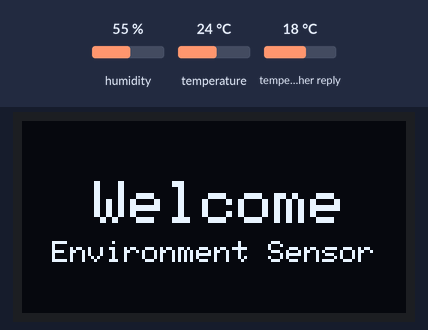
Simulated run of this sketch. Board: ESP8266 (NodeMCU). Parts: 128×64 one-colour display. The test bench sets the inputs (shaded band); at power-on: temperature 24 °C, humidity 55 %, temperature in the weather reply 18 °C. WiFi joins after 1.5 s; servers stay silent unless stated; network time is answered at once with the bench clock; the local clock reads 2024-03-15 10:24:30 at power-on unless the sketch sets it; no MQTT or app messages arrive unless stated; web services answer with replies made up by the test bench; what the sketch prints to the serial monitor is not drawn.

Above: at 1.1 s.
At 6.5 s:
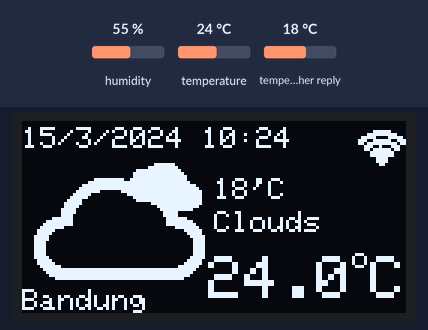
6.6 s: temperature set to 12 °C
At 8.1 s:
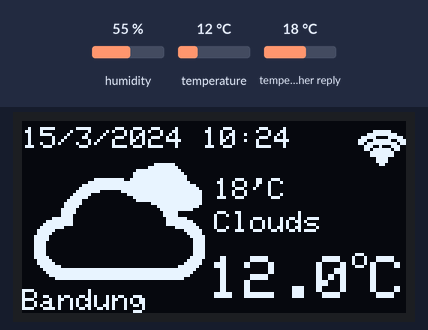
9.1 s: temperature set to 19 °C
At 12.1 s:
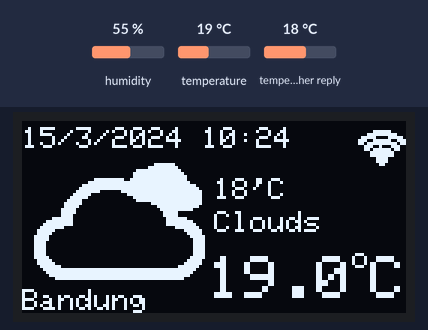
12.4 s: temperature set to 28 °C
At 12.9 s:
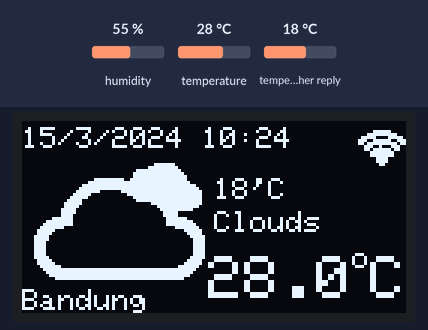
Timing chart, 0 to 15.4 s (numbered marks = the images above; inputs shaded):
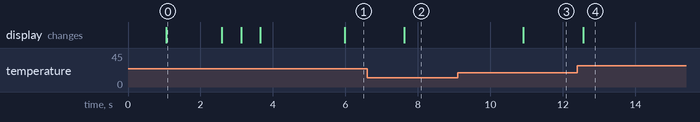

Measured:
- after the input at 6.6 s, the display: changes after 1.0 s (image 2)
- after the input at 9.1 s, the display: changes after 1.8 s (image 3)
- after the input at 12.4 s, the display: changes after 0.16 s (image 4)
- what the display in image 0 shows lasts 1.5 s, from 1.1 s to 2.6 s

The sketch:

Environment_Sensor.ino
```cpp
#include <ESP8266WiFi.h>
#include <ESP8266HTTPClient.h>
#include <PubSubClient.h>
#include <Arduino_JSON.h>
#include <SPI.h>
#include <Wire.h>
#include <Adafruit_GFX.h>
#include <Adafruit_SSD1306.h>
#include <NTPClient.h>
#include <WiFiUdp.h>
#include <DHT.h>

#include "icon.h"
#include "config.h"

WiFiUDP ntpUDP;
WiFiClient espClient;
WiFiClient httpClient;
HTTPClient http;
PubSubClient client(espClient);
NTPClient timeClient(ntpUDP, "asia.pool.ntp.org", utcOffsetInSeconds);

DHT dht(DHTPIN, DHTTYPE);
Adafruit_SSD1306 display(SCREEN_WIDTH, SCREEN_HEIGHT, &Wire, OLED_RESET);

void setup () {
  Serial.begin(115200);
  if(!display.begin(SSD1306_SWITCHCAPVCC, 0x3C)) {
    Serial.println(F("SSD1306 allocation failed"));
    for(;;);
  }
  delay(1000);
  timeClient.begin();
  dht.begin();
  display.clearDisplay();
  display.setTextSize(2);
  display.setTextColor(WHITE);
  display.setCursor(24,20);  display.println(F("Welcome"));
  display.setTextSize(1);
  display.setCursor(10,40);  display.println(F("Environment Sensor"));
  display.display();
  delay(1000);
  display.clearDisplay();
  WiFi.mode(WIFI_STA);
  setup_wifi();
  printMACAddress();
  client.setServer(mqttHost, 1883);
  delay(1000);
}

void loop() {
  if (!client.connected()) {
    reconnect();
  }
  client.loop();
  kirimRMQ();
  delay(1000);
  unsigned long currentMillis_1 = millis();
  DisplayUpdate();
  if (currentMillis_1 - previousMillis_1 >= interval_1) {
  previousMillis_1 = currentMillis_1;
  req_data();
  }
}

void req_data(){
  if (WiFi.status() == WL_CONNECTED) {
    String jsonBuffer;
    jsonBuffer = httpGETRequest(serverPath.c_str());
    JSONVar myObject = JSON.parse(jsonBuffer);
    if (JSON.typeof(myObject) == "undefined") {
      Serial.println("Parsing input failed!");
      return;
    }
    main_temp = JSON.stringify(myObject["main"]["temp"]);
    String weather1 = JSON.stringify(myObject["weather"][0]["main"]);
    weather = weather1.substring(1, weather1.length()-1);
    String Icon1 = JSON.stringify(myObject["weather"][0]["icon"]);
    Icon = Icon1.substring(1, Icon1.length()-1);
  }else{
    setup_wifi();
  }
}

void DisplayUpdate(){
  display.clearDisplay();
   if (WiFi.status() != WL_CONNECTED){
      display.drawBitmap(112, 1, wifi_icon, 16, 16, BLACK);
    }else{
      float dataAnalog;
      dataAnalog = dht.readTemperature();
      timeClient.update();
      display.drawBitmap(112, 1, wifi_icon, 16, 16, WHITE);
      display.setTextColor(WHITE);
      display.setTextSize(1);
      //display.setCursor(80,40);display.print(humNow); display.println(" %");
      display.setCursor(0,56);display.println(city);
      display.setCursor(64,30);display.println(weather);
      String cd = String(tanggal)+"/"+ String(bulan)+"/"+String(tahun)+" "+String(jam)+":"+String(menit);
      display.setCursor(0,2);display.println(cd);
      display.setTextSize(1);
      display.setCursor(64,19); display.print(main_temp);display.println("'C");
      display.setTextSize(2);
      display.setCursor(62,45); display.print(dataAnalog,1);display.setCursor(116,45);display.println("C");
      display.setTextSize(1);display.setCursor(110,42);display.println("o");
      DisplayBitmap();
    }
    display.display();
    delay(600);
}

void DisplayBitmap(){
  if (Icon=="01d"){
    display.drawBitmap(0, 0, d01, 64, 64, WHITE);
  }
  else if (Icon=="01n"){
    display.drawBitmap(0, 0, n01, 64, 64, WHITE);
  }
  else if (Icon=="02n"){
    display.drawBitmap(0, 0, n02, 64, 64, WHITE);
  }
  else if (Icon=="02d"){
    display.drawBitmap(0, 0, d02, 64, 64, WHITE);
  }
  else if ((Icon=="03d")||(Icon=="03n")){
    display.drawBitmap(0, 0, Clouds, 64, 64, WHITE);
  }
  else if ((Icon=="04d")||(Icon=="04n")){
    display.drawBitmap(0, 0, Broken_clouds, 64, 64, WHITE);
  }
  else if ((Icon=="09d")||(Icon=="09n")){
    display.drawBitmap(0, 0,  Shower_rain, 64, 64, WHITE);
  }
  else if ((Icon=="10d")||(Icon=="10n")){
    display.drawBitmap(0, 0, Rain, 64, 64, WHITE);
  }
  else if ((Icon=="11d")||(Icon=="11n")){
    display.drawBitmap(0, 0, Thunderstorm, 64, 64, WHITE);
  }
  else if ((Icon=="13d")||(Icon=="13n")){
    display.drawBitmap(0, 0, Snow, 64, 64, WHITE);
  }
  else if ((Icon=="50d")||(Icon=="50n")){
    display.drawBitmap(0, 0, Mist, 64, 64, WHITE);
  }
  else{
    display.drawBitmap(0, 0, Unknows, 32, 32, WHITE);
  }
}

void reconnect() {
  // Loop until we're reconnected
  Serial.println("In reconnect...");
  while (!client.connected()) {
    Serial.print("Attempting MQTT connection...");
    // Attempt to connect
    if(client.connect(CL, mqttUserName, mqttPassword)) {
      Serial.println("connected");
      display.clearDisplay();
      req_data();
      Serial.println('\n');

    } else {
      Serial.print("failed, rc=");
      Serial.print(client.state());
      Serial.println(" try again in 5 seconds");
      display.clearDisplay();
      display.setTextSize(1);
      display.setCursor(2,24); display.print("Connecting to RMQ...");
      display.display();
      delay(5000);
    }
  }
}

String httpGETRequest(const char* serverName) {
  http.begin(httpClient, serverName);
  int httpResponseCode = http.GET();
  String payload = "{}";
  if (httpResponseCode>0) {
    Serial.print("HTTP Response code: ");
    Serial.println(httpResponseCode);
    payload = http.getString();
  }
  else {
    Serial.print("Error code: ");
    Serial.println(httpResponseCode);
  }
  http.end();
  return payload;
}

void setup_wifi() {
  delay(10);
  Serial.println();
  Serial.print("Connecting to ");
  Serial.println(ssid);
  WiFi.mode(WIFI_STA);
  WiFi.begin(ssid, password);
  while (WiFi.status() != WL_CONNECTED) {
    delay(500);
    Serial.print(".");
    display.clearDisplay();
    display.setTextSize(1);
    display.setCursor(2,24); display.print("Connecting ...");
    if (wifiIcon == LOW) {
    display.drawBitmap(108, 2, wifi_icon, 16, 16, WHITE);
    wifiIcon = HIGH;
    } else {
    display.drawBitmap(108, 2, wifi_icon, 16, 16, BLACK);
    wifiIcon = LOW;
    }
    display.display();
  }
  Serial.println("");
  Serial.println("WiFi connected");
  Serial.println("IP address: ");
  Serial.println(WiFi.localIP());
  display.clearDisplay();
}

String mac2String(byte ar[]) {
  String s;
  for (byte i = 0; i < 6; ++i)
  {
    char buf[3];
    sprintf(buf, "%2X", ar[i]);
    s += buf;
    if (i < 5) s += ':';
  }
  return s;
}

void printMACAddress() {
  WiFi.macAddress(mac);
  MACAddress = mac2String(mac);
  Serial.println(MACAddress);
}

void kirimRMQ() {
   float dataSuhu;
   dataSuhu = dht.readTemperature();
   Serial.println(dataSuhu);
   String convertdatasuhu = String(dataSuhu);
   String convertguid = String(guid);
   String dataRMQ = convertguid + "#" + convertdatasuhu;
   char dataToMQTT[50];
   dataRMQ.toCharArray(dataToMQTT, sizeof(dataToMQTT));
   Serial.println("Ini Data untuk ke MQTT: ");
   Serial.println(dataToMQTT);
   client.publish(mqttQueue,dataToMQTT);
}
```

config.h
```cpp
//Set Wifi
const char* ssid      = "TEKIDO"; //Deklarasi nama Wifi
const char* password  = "iotworkshop2021";  //Deklarasi password Wifi
byte mac[6];
String MACAddress;

//Set RMQ
const char* guid                  = "18b91fec-957b-464e-9f3e-f4f716cf2d67"; //Deklarasi GUID di GUID Generator
const char* mqttHost              = "iwkrmq.pptik.id"; // Deklarasi untuk link yang akan dituju
const char* mqttUserName          = "/trainerkit:trainerkit"; // Deklarasi untuk nama UserName DI RMQ
const char* mqttPassword          = "12345678"; // Deklarasi untuk Passwordnya di RMQ
const char* mqttQueue             = "Environment"; // Deklarasi untuk nama Queue di RMQ
const char* CL = guid;

//DHT (Sensor Suhu)
#define DHTPIN D5
#define DHTTYPE DHT11

//OLED (Output Monitor)
#define SCREEN_WIDTH 128
#define SCREEN_HEIGHT 64
#define OLED_RESET    -1

//Set HTTP
String openWeatherMapApiKey = "cbd4f560b4b5c040e76e653cda335ce9";
String city = "Bandung";
String countryCode = "ID";
String serverPath = "http://api.openweathermap.org/data/2.5/weather?q=" + city + "," + countryCode + "&APPID=" + openWeatherMapApiKey + "&units=metric";
unsigned long previousMillis_1 = 0;
const long interval_1 = 60000; //data tiap 1 menit

//NTP (Real-time Jam)
#define tahun timeClient.getYear()
#define bulan timeClient.getMonth()
#define tanggal timeClient.getDate()
#define jam timeClient.getHours()
#define menit timeClient.getMinutes()
#define detik timeClient.getSeconds()
const long utcOffsetInSeconds = 25200; // Timezone rules for GMT+7 (Jakarta, Bangkok, Hanoi)
//#define hari daysOfTheWeek[timeClient.getDay()]
//char daysOfTheWeek[7][12] = {"Sunday", "Monday", "Tuesday", "Wednesday", "Thursday", "Friday", "Saturday"};

//Set OLED
String main_temp;
String weather;
String Icon;
int wifiIcon = LOW;
```

Source omitted: icon.h (data table, 42346 bytes)
